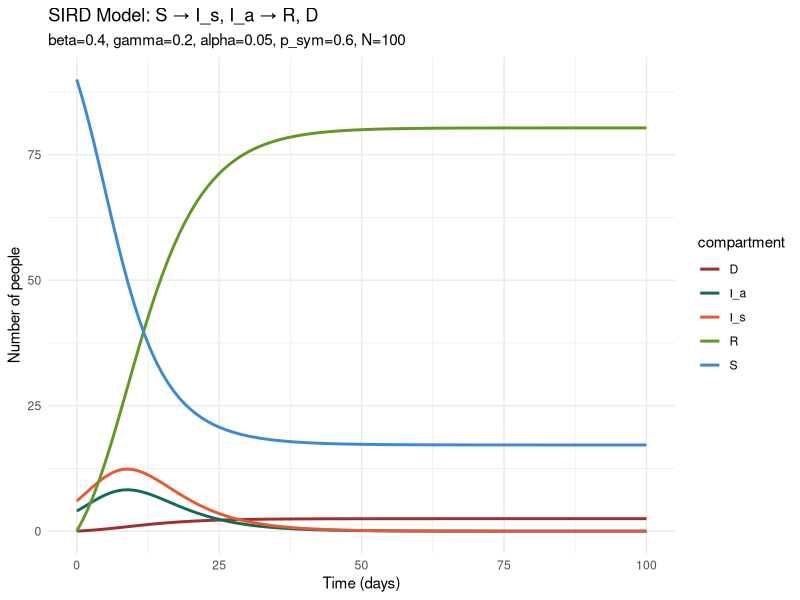
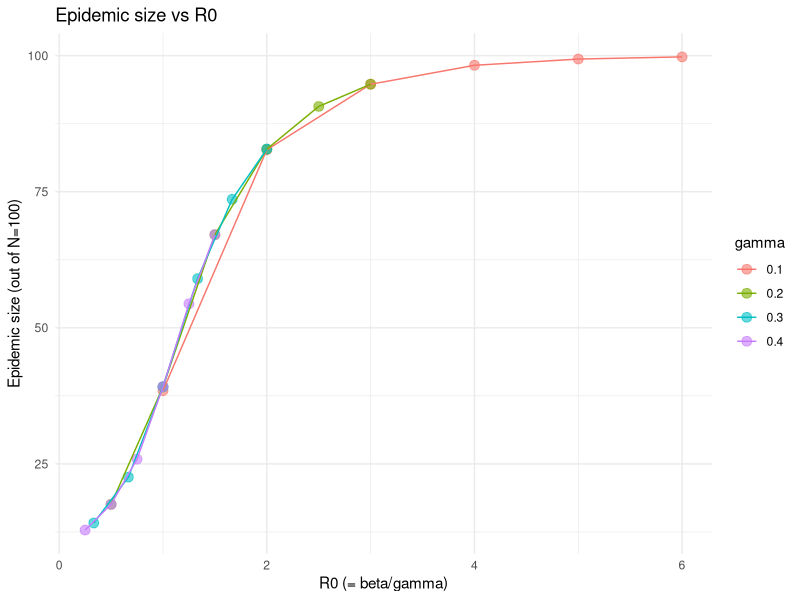
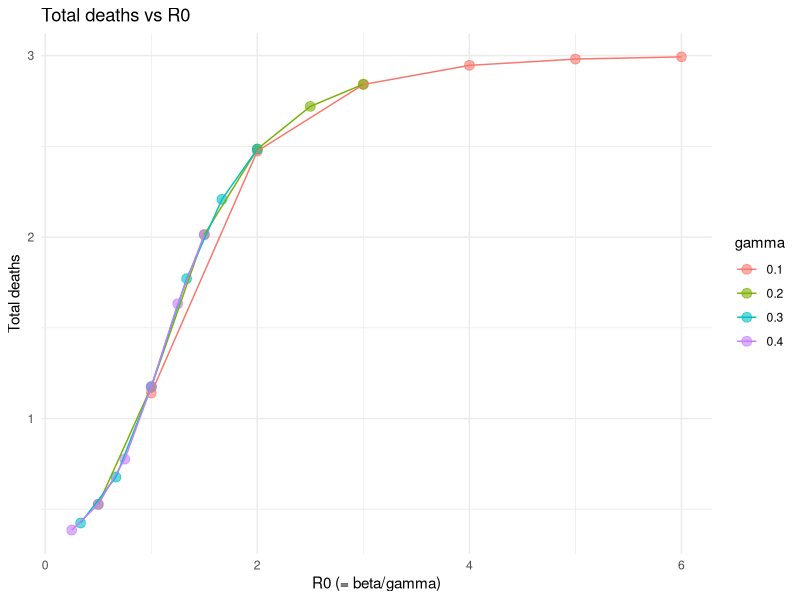
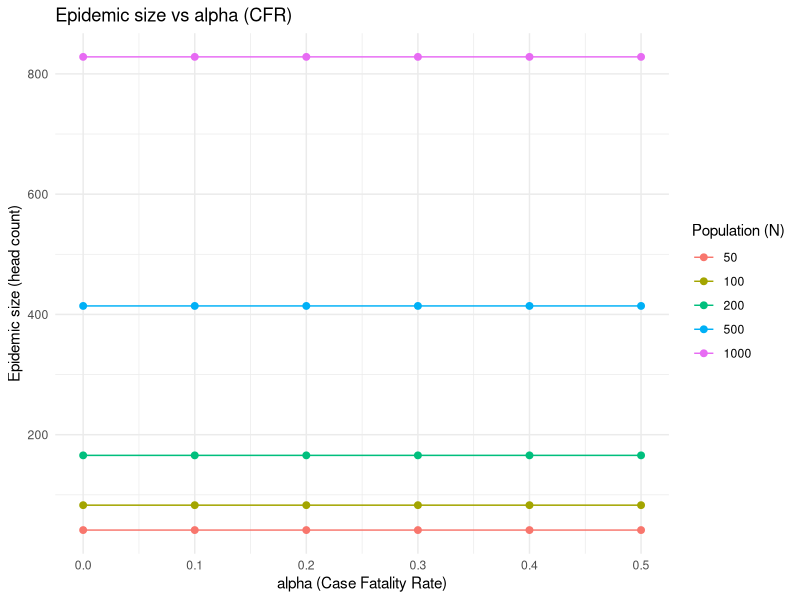
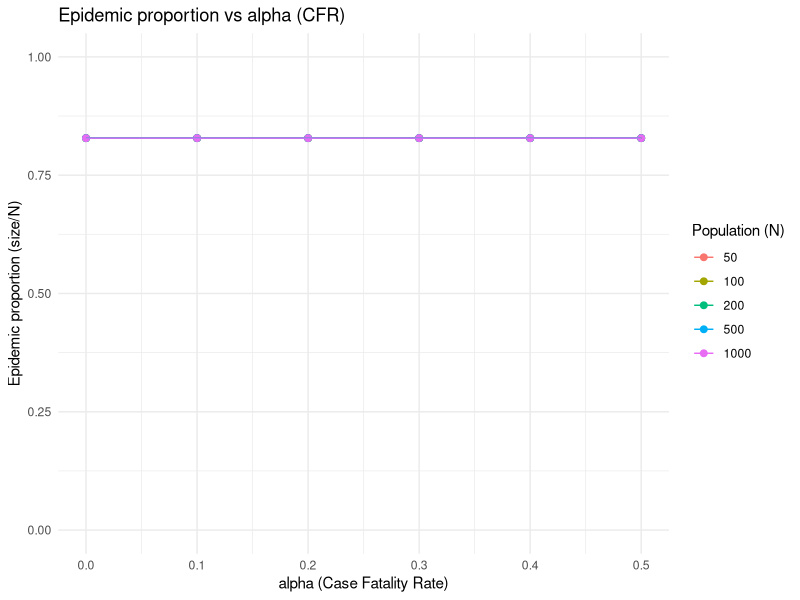
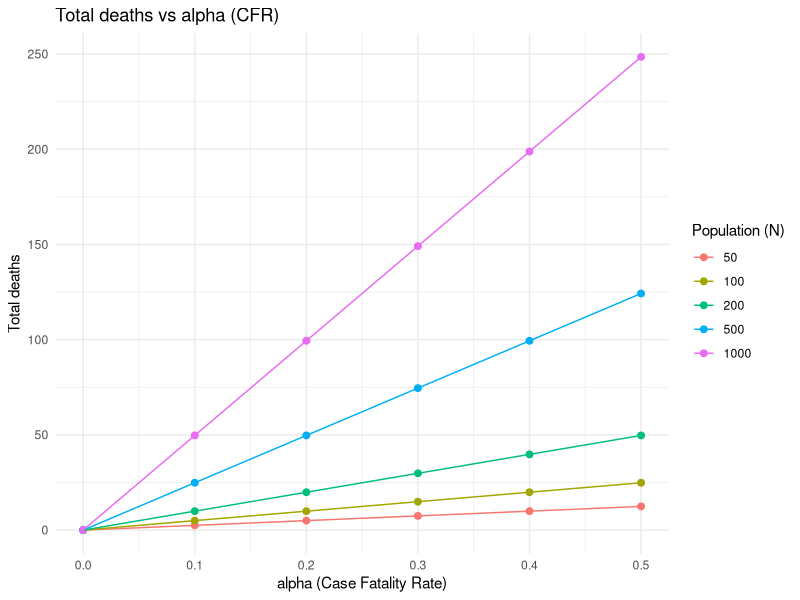

These charts were generated, in order, by the following R code:

library(deSolve)
library(ggplot2)
library(tidyr)

# ============================================================================
# SIRD MODEL: S → I_s (symptomatic) and I_a (asymptomatic) → R, D
# ============================================================================

sird_model <- function(time, state, parameters) {
  with(as.list(c(state, parameters)), {
    
    # Total infected (both transmit)
    I_total <- I_s + I_a
    
    # Five differential equations
    dS  <- -beta * S * I_total / N
    dI_s <- p_sym * beta * S * I_total / N - gamma * I_s
    dI_a <- (1 - p_sym) * beta * S * I_total / N - gamma * I_a
    dR  <- (1 - alpha) * gamma * I_s + gamma * I_a
    dD  <- alpha * gamma * I_s
    
    list(c(dS, dI_s, dI_a, dR, dD))
  })
}


# ============================================================================
# PARAMETERS
# ============================================================================

N <- 100
p_sym <- 0.6
parameters <- c(beta = 0.4,
                gamma = 0.2,
                alpha = 0.05,
                p_sym = 0.6,
                N = N)

# Initial conditions
I0 <- 0.1 * N
I_s0 <- p_sym * I0
I_a0 <- (1 - p_sym) * I0

initial_state <- c(S = 90, I_s = I_s0, I_a = I_a0, R = 0, D = 0)

# Time points
times <- seq(0, 100, by = 1)

# Run ODE solver
output <- ode(y = initial_state,
              times = times,
              func = sird_model,
              parms = parameters,
              method = "lsoda")

output <- as.data.frame(output)

head(output)


# ============================================================================
# PLOTTING
# ============================================================================

output_long <- pivot_longer(output, 
                            cols = c(S, I_s, I_a, R, D), 
                            names_to = "compartment", 
                            values_to = "count")

ggplot(output_long, aes(x = time, y = count, color = compartment)) +
  geom_line(linewidth = 1) +
  labs(title = "SIRD Model: S → I_s, I_a → R, D",
       subtitle = "beta=0.4, gamma=0.2, alpha=0.05, p_sym=0.6, N=100",
       x = "Time (days)", 
       y = "Number of people") +
  theme_minimal() +
  scale_color_manual(values = c(S = "#3B8BD4", I_s = "#E85A30", I_a = "#0F6E56", 
                                R = "#639922", D = "#A32D2D"))


# ============================================================================
# FINAL OUTCOMES
# ============================================================================

final_row <- tail(output, 1)

epidemic_size <- N - final_row$S
total_deaths <- final_row$D
attack_rate <- (epidemic_size / N) * 100

print(paste("Final Susceptible:", round(final_row$S, 2)))
print(paste("Total Infected:", round(epidemic_size, 2)))
print(paste("Total Recovered:", round(final_row$R, 2)))
print(paste("Total Deaths:", round(total_deaths, 2)))
print(paste("Attack Rate:", round(attack_rate, 1), "%"))


# ============================================================================
# FUNCTION: Get epidemic outcomes
# ============================================================================

get_epidemic_size <- function(beta, gamma, alpha, p_sym, N, I0, t_max = 100) {
  
  parameters <- c(beta = beta, gamma = gamma, alpha = alpha, p_sym = p_sym, N = N)
  
  I_s0 <- p_sym * I0
  I_a0 <- (1 - p_sym) * I0
  initial_state <- c(S = N - I0, I_s = I_s0, I_a = I_a0, R = 0, D = 0)
  
  times <- seq(0, t_max, by = 1)
  
  output <- ode(y = initial_state,
                times = times,
                func = sird_model,
                parms = parameters,
                method = "lsoda")
  
  output <- as.data.frame(output)
  final_row <- tail(output, 1)
  
  epidemic_size <- N - final_row$S
  deaths <- final_row$D
  
  return(c(epidemic_size = epidemic_size, deaths = deaths))
}


# ============================================================================
# GRID SEARCH: Beta vs Gamma
# ============================================================================

beta_values  <- seq(0.1, 0.6, by = 0.1)
gamma_values <- seq(0.1, 0.4, by = 0.1)

param_grid <- expand.grid(beta = beta_values, gamma = gamma_values)
param_grid$epidemic_size <- NA
param_grid$deaths <- NA

for (i in 1:nrow(param_grid)) {
  result <- get_epidemic_size(
    beta  = param_grid$beta[i],
    gamma = param_grid$gamma[i],
    alpha = 0.05,
    p_sym = 0.6,
    N     = 100,
    I0    = 10,
    t_max = 100
  )
  
  param_grid$epidemic_size[i] <- result["epidemic_size"]
  param_grid$deaths[i] <- result["deaths"]
}

param_grid$R0 <- param_grid$beta / param_grid$gamma

head(param_grid)

# Plot 1: Epidemic size vs R0
ggplot(param_grid, aes(x = R0, y = epidemic_size)) +
  geom_point(aes(color = factor(gamma)), alpha = 0.6, size = 3) +
  geom_line(aes(color = factor(gamma))) +
  labs(title = "Epidemic size vs R0",
       x = "R0 (= beta/gamma)", 
       y = "Epidemic size (out of N=100)",
       color = "gamma") +
  theme_minimal()

# Plot 2: Deaths vs R0
ggplot(param_grid, aes(x = R0, y = deaths)) +
  geom_point(aes(color = factor(gamma)), alpha = 0.6, size = 3) +
  geom_line(aes(color = factor(gamma))) +
  labs(title = "Total deaths vs R0",
       x = "R0 (= beta/gamma)", 
       y = "Total deaths",
       color = "gamma") +
  theme_minimal()


# ============================================================================
# GRID SEARCH: Alpha (CFR) vs Population Size
# ============================================================================

alpha_values <- seq(0, 0.5, by = 0.1)
N_values <- c(50, 100, 200, 500, 1000)

param_grid2 <- expand.grid(alpha = alpha_values, N = N_values)
param_grid2$I0 <- 0.1 * param_grid2$N
param_grid2$epidemic_size <- NA
param_grid2$deaths <- NA

for (i in 1:nrow(param_grid2)) {
  result <- get_epidemic_size(
    beta  = 0.4,
    gamma = 0.2,
    alpha = param_grid2$alpha[i],
    p_sym = 0.6,
    N     = param_grid2$N[i],
    I0    = param_grid2$I0[i],
    t_max = 100
  )
  
  param_grid2$epidemic_size[i] <- result["epidemic_size"]
  param_grid2$deaths[i] <- result["deaths"]
}

param_grid2$epidemic_proportion <- param_grid2$epidemic_size / param_grid2$N

head(param_grid2)

# Plot 3: Epidemic size vs CFR
ggplot(param_grid2, aes(x = alpha, y = epidemic_size, color = factor(N))) +
  geom_point(size = 2) +
  geom_line() +
  labs(title = "Epidemic size vs alpha (CFR)",
       x = "alpha (Case Fatality Rate)",
       y = "Epidemic size (head count)",
       color = "Population (N)") +
  theme_minimal()

# Plot 4: Epidemic proportion vs CFR
ggplot(param_grid2, aes(x = alpha, y = epidemic_proportion, color = factor(N))) +
  geom_point(size = 2) +
  geom_line() +
  labs(title = "Epidemic proportion vs alpha (CFR)",
       x = "alpha (Case Fatality Rate)",
       y = "Epidemic proportion (size/N)",
       color = "Population (N)") +
  theme_minimal() +
  ylim(0, 1)

# Plot 5: Total deaths vs CFR
ggplot(param_grid2, aes(x = alpha, y = deaths, color = factor(N))) +
  geom_point(size = 2) +
  geom_line() +
  labs(title = "Total deaths vs alpha (CFR)",
       x = "alpha (Case Fatality Rate)",
       y = "Total deaths",
       color = "Population (N)") +
  theme_minimal()
